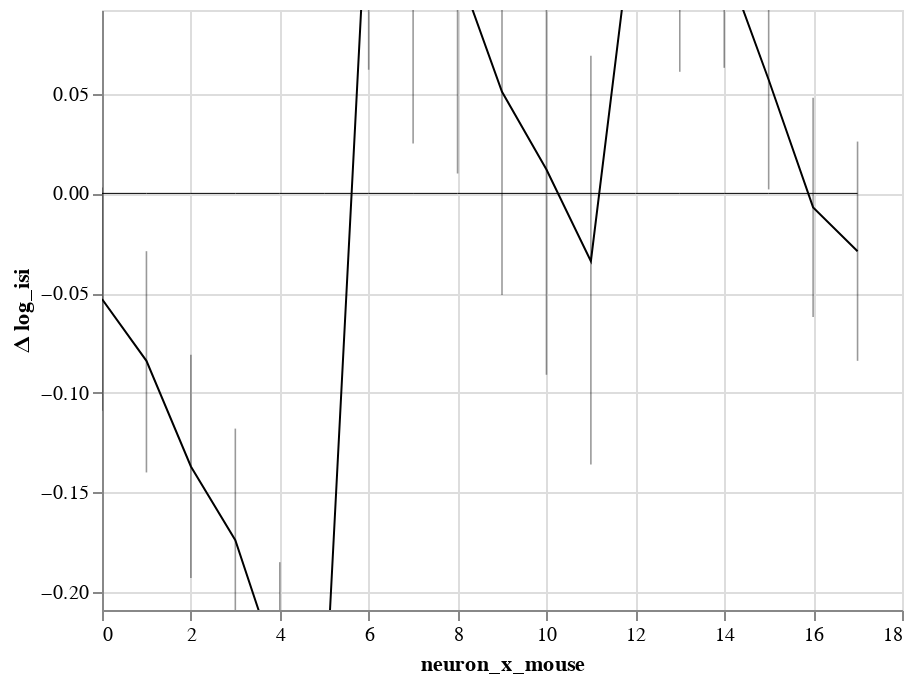

Notebook cell for this chart:
### Code cell
bw.plot(x='neuron_x_mouse:O').display()

### Figure 1 — Vega-Lite specification as saved in the notebook (floating-point values rounded to 4 significant figures)
{"config": {"view": {"continuousWidth": 400, "continuousHeight": 300}}, "layer": [{"mark": {"type": "rule", "clip": true, "opacity": 0.4, "size": 0.8}, "encoding": {"x": {"type": "quantitative", "field": "neuron_x_mouse"}, "y": {"type": "quantitative", "axis": {"orient": "left", "title": ""}, "field": "lower interval", "scale": {"domain": [-0.209, 0.092], "zero": true}}, "y2": {"field": "higher interval"}}}, {"mark": {"type": "line", "clip": true, "color": "black", "fill": null, "point": false, "size": 1}, "encoding": {"x": {"type": "quantitative", "field": "neuron_x_mouse"}, "y": {"type": "quantitative", "aggregate": "mean", "axis": {"orient": "left"}, "field": "center interval", "scale": {"domain": [-0.209, 0.092], "zero": true}, "title": "Δ log_isi"}}}, {"mark": {"type": "line", "color": "black", "opacity": 1, "size": 0.5}, "encoding": {"x": {"type": "quantitative", "field": "neuron_x_mouse"}, "y": {"type": "quantitative", "axis": {"orient": "left", "title": ""}, "field": "zero", "scale": {"domain": [-0.209, 0.092], "zero": true}}}}], "data": {"name": "data-7c6c88d627d96a5266ecbe19ba524a73"}, "$schema": "https://vega.github.io/schema/vega-lite/v4.8.1.json", "datasets": {"data-7c6c88d627d96a5266ecbe19ba524a73": [{"neuron_x_mouse": 0, "center interval": -0.053, "Std.Err.": 0.029, "z": -1.859, "p": 0.063, "higher interval": -0.109, "lower interval": 0.003, "zero": 0}, {"neuron_x_mouse": 1, "center interval": -0.084, "Std.Err.": 0.029, "z": -2.961, "p": 0.003, "higher interval": -0.14, "lower interval": -0.029, "zero": 0}, {"neuron_x_mouse": 2, "center interval": -0.137, "Std.Err.": 0.029, "z": -4.799, "p": 0.0, "higher interval": -0.193, "lower interval": -0.081, "zero": 0}, {"neuron_x_mouse": 3, "center interval": -0.174, "Std.Err.": 0.029, "z": -6.098, "p": 0.0, "higher interval": -0.23, "lower interval": -0.118, "zero": 0}, {"neuron_x_mouse": 4, "center interval": -0.241, "Std.Err.": 0.029, "z": -8.444, "p": 0.0, "higher interval": -0.297, "lower interval": -0.185, "zero": 0}, {"neuron_x_mouse": 5, "center interval": -0.265, "Std.Err.": 0.029, "z": -9.29, "p": 0.0, "higher interval": -0.321, "lower interval": -0.209, "zero": 0}, {"neuron_x_mouse": 6, "center interval": 0.165, "Std.Err.": 0.052, "z": 3.14, "p": 0.002, "higher interval": 0.062, "lower interval": 0.267, "zero": 0}, {"neuron_x_mouse": 7, "center interval": 0.128, "Std.Err.": 0.052, "z": 2.445, "p": 0.014, "higher interval": 0.025, "lower interval": 0.231, "zero": 0}, {"neuron_x_mouse": 8, "center interval": 0.113, "Std.Err.": 0.052, "z": 2.153, "p": 0.031, "higher interval": 0.01, "lower interval": 0.216, "zero": 0}, {"neuron_x_mouse": 9, "center interval": 0.051, "Std.Err.": 0.052, "z": 0.981, "p": 0.327, "higher interval": -0.051, "lower interval": 0.154, "zero": 0}, {"neuron_x_mouse": 10, "center interval": 0.012, "Std.Err.": 0.052, "z": 0.22, "p": 0.826, "higher interval": -0.091, "lower interval": 0.114, "zero": 0}, {"neuron_x_mouse": 11, "center interval": -0.034, "Std.Err.": 0.052, "z": -0.64, "p": 0.522, "higher interval": -0.136, "lower interval": 0.069, "zero": 0}, {"neuron_x_mouse": 12, "center interval": 0.147, "Std.Err.": 0.028, "z": 5.252, "p": 0.0, "higher interval": 0.092, "lower interval": 0.202, "zero": 0}, {"neuron_x_mouse": 13, "center interval": 0.116, "Std.Err.": 0.028, "z": 4.151, "p": 0.0, "higher interval": 0.061, "lower interval": 0.171, "zero": 0}, {"neuron_x_mouse": 14, "center interval": 0.118, "Std.Err.": 0.028, "z": 4.213, "p": 0.0, "higher interval": 0.063, "lower interval": 0.173, "zero": 0}, {"neuron_x_mouse": 15, "center interval": 0.057, "Std.Err.": 0.028, "z": 2.017, "p": 0.044, "higher interval": 0.002, "lower interval": 0.111, "zero": 0}, {"neuron_x_mouse": 16, "center interval": -0.007, "Std.Err.": 0.028, "z": -0.249, "p": 0.803, "higher interval": -0.062, "lower interval": 0.048, "zero": 0}, {"neuron_x_mouse": 17, "center interval": -0.029, "Std.Err.": 0.028, "z": -1.044, "p": 0.297, "higher interval": -0.084, "lower interval": 0.026, "zero": 0}]}}
